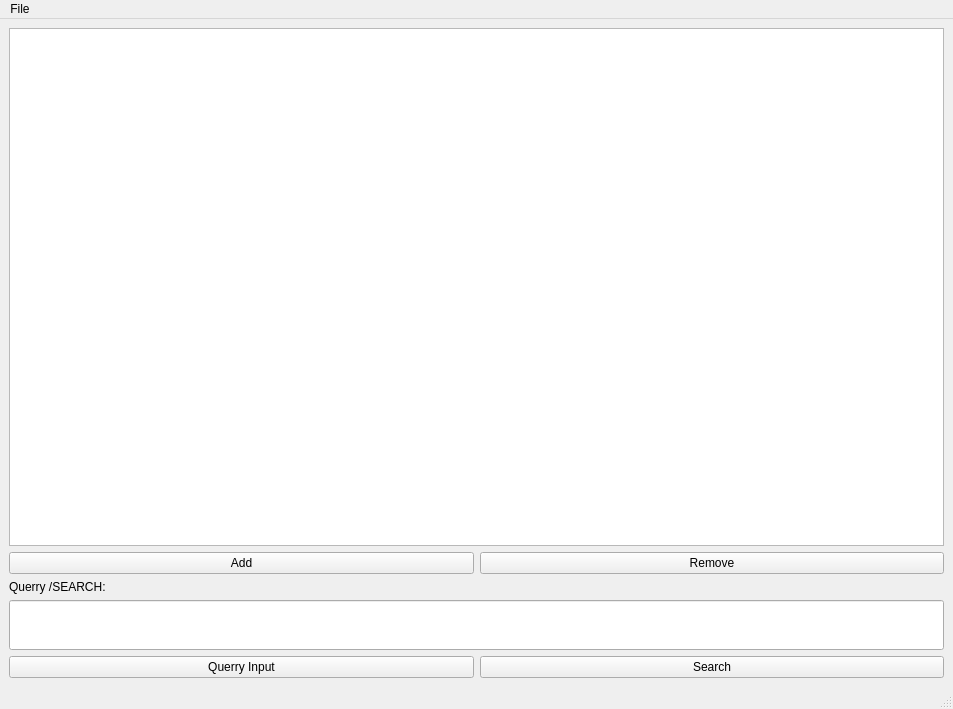
<?xml version="1.0" encoding="UTF-8"?>
<ui version="4.0">
 <class>MainWindow</class>
 <widget class="QMainWindow" name="MainWindow">
  <property name="geometry">
   <rect>
    <x>0</x>
    <y>0</y>
    <width>953</width>
    <height>709</height>
   </rect>
  </property>
  <property name="windowTitle">
   <string>MainWindow</string>
  </property>
  <widget class="QWidget" name="centralwidget">
   <layout class="QGridLayout" name="gridLayout">
    <item row="0" column="0">
     <widget class="QTableView" name="tableView">
      <property name="editTriggers">
       <set>QAbstractItemView::NoEditTriggers</set>
      </property>
     </widget>
    </item>
    <item row="1" column="0">
     <layout class="QHBoxLayout" name="horizontalLayout">
      <item>
       <widget class="QPushButton" name="BtnADD">
        <property name="text">
         <string>Add</string>
        </property>
       </widget>
      </item>
      <item>
       <widget class="QPushButton" name="BtnREMOVE">
        <property name="text">
         <string>Remove</string>
        </property>
       </widget>
      </item>
     </layout>
    </item>
    <item row="2" column="0">
     <widget class="QLabel" name="label">
      <property name="text">
       <string>Querry /SEARCH:</string>
      </property>
     </widget>
    </item>
    <item row="7" column="0">
     <layout class="QHBoxLayout" name="horizontalLayout_2">
      <item>
       <widget class="QPushButton" name="BtnQuerryINPUT">
        <property name="text">
         <string>Querry Input</string>
        </property>
       </widget>
      </item>
      <item>
       <widget class="QPushButton" name="BtnSearch">
        <property name="text">
         <string>Search</string>
        </property>
       </widget>
      </item>
     </layout>
    </item>
    <item row="6" column="0">
     <widget class="QLineEdit" name="QuerryLineEdit">
      <property name="enabled">
       <bool>true</bool>
      </property>
      <property name="sizePolicy">
       <sizepolicy hsizetype="Expanding" vsizetype="Fixed">
        <horstretch>0</horstretch>
        <verstretch>0</verstretch>
       </sizepolicy>
      </property>
      <property name="minimumSize">
       <size>
        <width>0</width>
        <height>50</height>
       </size>
      </property>
      <property name="text">
       <string/>
      </property>
     </widget>
    </item>
   </layout>
  </widget>
  <widget class="QMenuBar" name="menubar">
   <property name="geometry">
    <rect>
     <x>0</x>
     <y>0</y>
     <width>953</width>
     <height>25</height>
    </rect>
   </property>
   <widget class="QMenu" name="menuMenu">
    <property name="title">
     <string>File</string>
    </property>
    <addaction name="OpenDataBase"/>
   </widget>
   <addaction name="menuMenu"/>
  </widget>
  <widget class="QStatusBar" name="statusbar"/>
  <action name="OpenDataBase">
   <property name="text">
    <string>Open DataBase</string>
   </property>
   <property name="toolTip">
    <string>OpenDataBase</string>
   </property>
  </action>
 </widget>
 <resources/>
 <connections/>
</ui>
